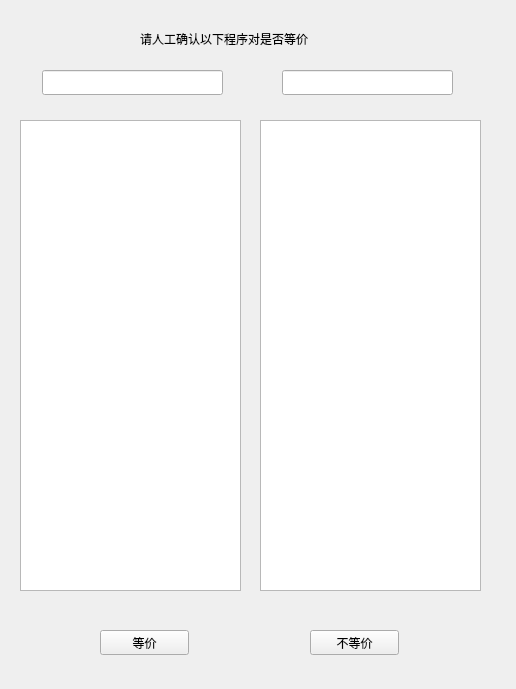
<?xml version="1.0" encoding="UTF-8"?>
<ui version="4.0">
 <class>ConfirmerWidget</class>
 <widget class="QWidget" name="ConfirmerWidget">
  <property name="geometry">
   <rect>
    <x>0</x>
    <y>0</y>
    <width>516</width>
    <height>689</height>
   </rect>
  </property>
  <property name="windowTitle">
   <string>Form</string>
  </property>
  <widget class="QLabel" name="label">
   <property name="geometry">
    <rect>
     <x>140</x>
     <y>30</y>
     <width>231</width>
     <height>17</height>
    </rect>
   </property>
   <property name="text">
    <string>请人工确认以下程序对是否等价</string>
   </property>
  </widget>
  <widget class="QTextEdit" name="textEdit">
   <property name="geometry">
    <rect>
     <x>20</x>
     <y>120</y>
     <width>221</width>
     <height>471</height>
    </rect>
   </property>
   <property name="readOnly">
    <bool>true</bool>
   </property>
  </widget>
  <widget class="QTextEdit" name="textEdit_2">
   <property name="geometry">
    <rect>
     <x>260</x>
     <y>120</y>
     <width>221</width>
     <height>471</height>
    </rect>
   </property>
   <property name="readOnly">
    <bool>true</bool>
   </property>
  </widget>
  <widget class="QPushButton" name="pushButton">
   <property name="geometry">
    <rect>
     <x>100</x>
     <y>630</y>
     <width>89</width>
     <height>25</height>
    </rect>
   </property>
   <property name="text">
    <string>等价</string>
   </property>
  </widget>
  <widget class="QPushButton" name="pushButton_2">
   <property name="geometry">
    <rect>
     <x>310</x>
     <y>630</y>
     <width>89</width>
     <height>25</height>
    </rect>
   </property>
   <property name="text">
    <string>不等价</string>
   </property>
  </widget>
  <widget class="QLineEdit" name="lineEdit">
   <property name="geometry">
    <rect>
     <x>42</x>
     <y>70</y>
     <width>181</width>
     <height>25</height>
    </rect>
   </property>
   <property name="alignment">
    <set>Qt::AlignCenter</set>
   </property>
   <property name="readOnly">
    <bool>true</bool>
   </property>
  </widget>
  <widget class="QLineEdit" name="lineEdit_2">
   <property name="geometry">
    <rect>
     <x>282</x>
     <y>70</y>
     <width>171</width>
     <height>25</height>
    </rect>
   </property>
   <property name="alignment">
    <set>Qt::AlignCenter</set>
   </property>
   <property name="readOnly">
    <bool>true</bool>
   </property>
  </widget>
 </widget>
 <resources/>
 <connections/>
</ui>
